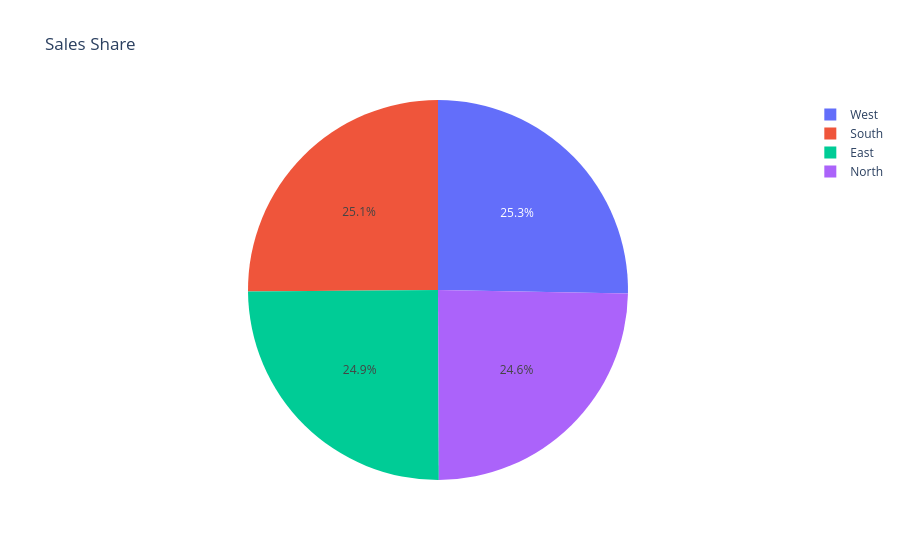

Here is the notebook cell this chart was saved with:
### Markdown cell above
## 5. Pie chart

### Code cell
px.pie(by_region, names='region', values='sales', title='Sales Share').show()

### Figure 1 — Plotly figure (JSON) as saved in the notebook; plotly's stock layout.template omitted (floating-point values rounded to 4 significant figures)
{"data": [{"domain": {"x": [0.0, 1.0], "y": [0.0, 1.0]}, "hovertemplate": "region=%{label}<br>sales=%{value}<extra></extra>", "labels": ["East", "North", "South", "West"], "legendgroup": "", "name": "", "showlegend": true, "type": "pie", "values": [112.3, 111.0, 113.2, 113.9]}], "layout": {"legend": {"tracegroupgap": 0}, "title": {"text": "Sales Share"}}}
